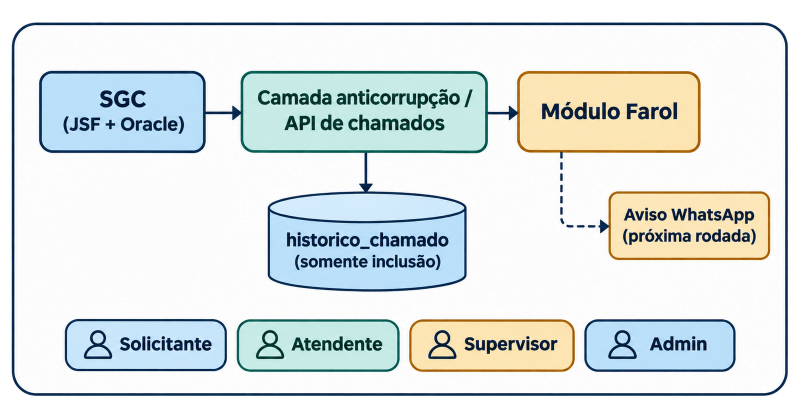
#> input picture game/images/artifacts/co_farol_arquitetura.png, 1600 x 819 px (shown at 1/2 size)
$ python -i posproc.py   (imports and definitions only)
#> lines starting #> are read from the running program, lines starting #| are printed output that depends on the picture
#> further down, picture is the input picture: PIL image 1600x819 RGBA; mean R, G, B, A 192.9, 199.7, 199.4, 224.2
"""Ajusta as imagens geradas ao padrão do jogo e grava em game/ (ou numa pasta de revisão).

Uso: python posproc.py saidas.json pasta_staging raiz_destino [--substituir]
saidas.json: lista [{"id", "kind": "sprite|bg|artifact|mapa|lugar|icone", "dest": "images/...png",
             "portrait": opcional, "largura" (lugar), "tamanho" (icone)}]
             ou {"saidas": [...]} (formato de estilo-c-saidas.json).
Sem --substituir, nunca sobrescreve um arquivo existente. Use --substituir só depois da aprovação visual.

Padrões (iguais aos da arte existente):
- sprite: RGBA 1024x1536, figura com ~1490 px de altura, pés a 22 px da base, centralizada;
- retrato: recorte de cabeça e ombros da pose âncora, 520x430;
- fundo: RGB 1536x1024, cobrindo (corte central);
- artefato: RGBA, no máximo 1600 px de largura.
Mapa da cidade (docs/design/mapa-cidade.md):
- mapa: base RGB 2560x1440, cobrindo (corte central);
- lugar: recorte RGBA justo no conteúdo, com a largura pedida em "largura" (px da base 2560x1440), sem normalizar
  a altura (uma torre fica mais alta que uma praça);
- icone: RGBA quadrado de "tamanho" px (padrão 192), conteúdo centralizado com margem de 8%.
"""
import json, os, sys
from PIL import Image

args = [a for a in sys.argv[1:] if not a.startswith("--")]
SUBSTITUIR = "--substituir" in sys.argv
# [1 line not run here, left out]
# [1 line that did not run here, left out]
# [1 line that did not run here, left out]
SPRITE, FIG_ALTURA, MARGEM_BASE, BG, MAPA = (1024, 1536), 1490, 22, (1536, 1024), (2560, 1440)


def bbox_alpha(im, limiar=24):
    return im.getchannel("A").point(lambda a: 255 if a > limiar else 0).getbbox()


# [16 lines left out: functions recorte, sprite, not called in this run]


def retrato(img):
    x0, y0, x1, y1 = bbox_alpha(img)
#> x0 = 23; y0 = 44; x1 = 1577; y1 = 792
    alt = (y1 - y0) * 0.27
#> alt = 202
    # Centraliza pelo rosto (faixa do queixo), não pelo cabelo.
    faixa = img.crop((0, int(y0 + alt * 0.55), img.width, int(y0 + alt * 0.7)))
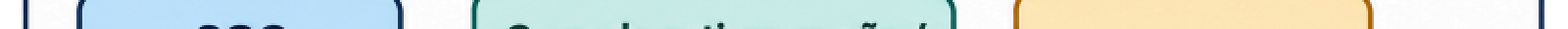
#> faixa: PIL image 1600x30 RGBA (shown at 1/2 size); mean R, G, B, A 208.3, 222.1, 215, 246.4; transparent parts drawn white
    fb = bbox_alpha(faixa, 200) or (x0, 0, x1, 1)
#> fb = (24, 0, 1575, 30)
    cx = (fb[0] + fb[2]) / 2
#> cx = 799.5
    larg = alt * 1.22
#> larg = 246.4
    return img.crop((int(cx - larg / 2), max(0, y0 - 12), int(cx + larg / 2), int(y0 + alt))).resize((520, 430), Image.LANCZOS)
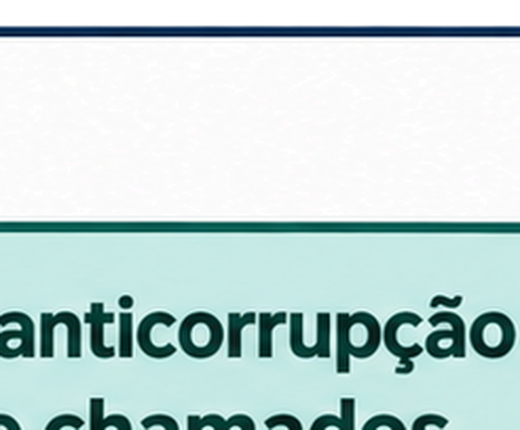
#> returned value: PIL image 520x430 RGBA; mean R, G, B, A 183.4, 203.6, 202.2, 238.4; transparent parts drawn white


# [6 lines left out: function fundo, not called in this run]


def lugar(src, largura):
    fig = recorte(src)
    return fig.resize((largura, round(fig.height * largura / fig.width)), Image.LANCZOS)


# [23 lines left out: functions icone, artefato, salvar, not called in this run]


erros = 0
# [24 lines not run here, left out]

>>> from PIL import Image
>>> picture = Image.open('../../game/images/artifacts/co_farol_arquitetura.png')
>>> result = retrato(picture)

$ run again, on game/images/artifacts/co_farol_consulta.png
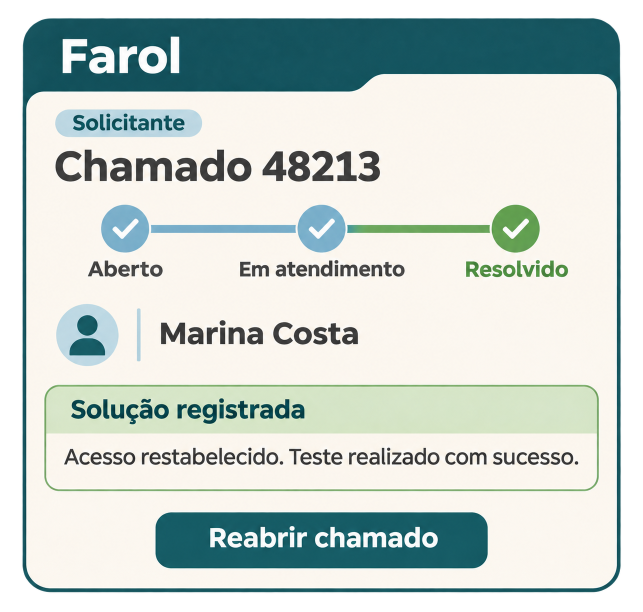
#> input picture game/images/artifacts/co_farol_consulta.png, 1286 x 1223 px (shown at 1/2 size)
#> picture is the input picture: PIL image 1286x1223 RGBA; mean R, G, B, A 169.9, 180.7, 175.8, 220.7
#> x0 = 44; y0 = 36; x1 = 1242; y1 = 1185
#> alt = 310.2
#> in retrato, `faixa = img.crop((0, int(y0 + alt * 0.55), img.width, int(y0 + alt * 0..`:
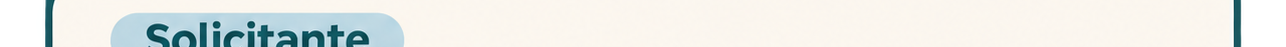
#> faixa: PIL image 1286x47 RGBA; mean R, G, B, A 214.6, 218.2, 214.5, 236.1; transparent parts drawn white
#> fb = (46, 0, 1241, 47)
#> cx = 643.5
#> larg = 378.5
#> in retrato, `return img.crop((int(cx - larg / 2), max(0, y0 - 12), int(cx + larg / ..`:
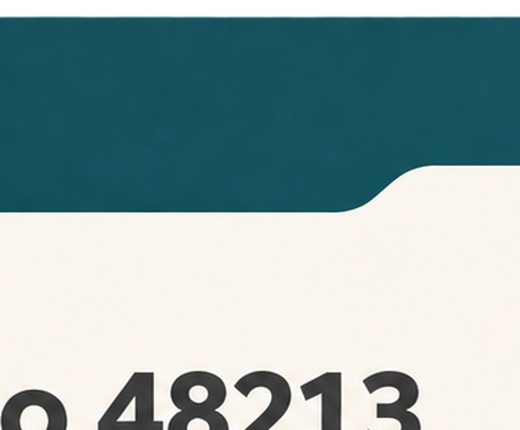
#> returned value: PIL image 520x430 RGBA; mean R, G, B, A 132.3, 156.7, 157.9, 243.3; transparent parts drawn white

$ run again, on game/images/artifacts/co_sgc_legado.png
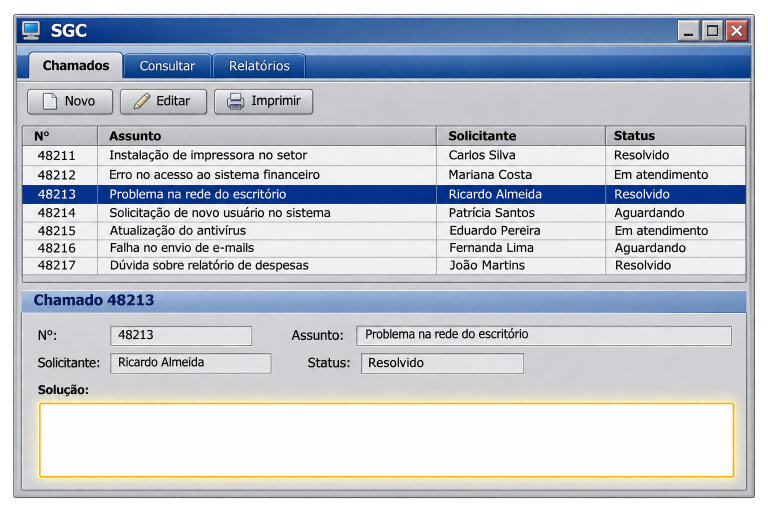
#> input picture game/images/artifacts/co_sgc_legado.png, 1536 x 1024 px (shown at 1/2 size)
#> picture is the input picture: PIL image 1536x1024 RGBA; mean R, G, B, A 181.6, 188.7, 200.1, 231.1
#> x0 = 26; y0 = 27; x1 = 1510; y1 = 997
#> alt = 261.9
#> in retrato, `faixa = img.crop((0, int(y0 + alt * 0.55), img.width, int(y0 + alt * 0..`:
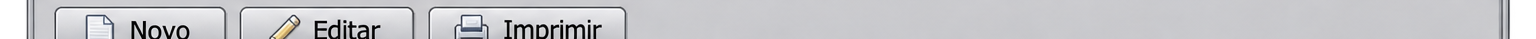
#> faixa: PIL image 1536x39 RGBA; mean R, G, B, A 194.8, 195.1, 198.6, 244.1; transparent parts drawn white
#> fb = (27, 0, 1509, 39)
#> cx = 768
#> larg = 319.5
#> in retrato, `return img.crop((int(cx - larg / 2), max(0, y0 - 12), int(cx + larg / ..`:
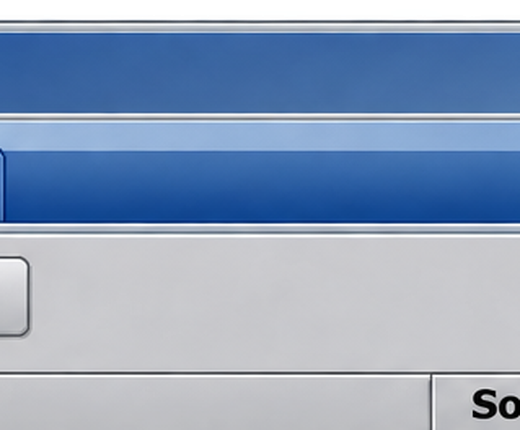
#> returned value: PIL image 520x430 RGBA; mean R, G, B, A 131.4, 151.7, 179.5, 240.7; transparent parts drawn white

$ run again, on game/images/artifacts/st_app_gastos.png
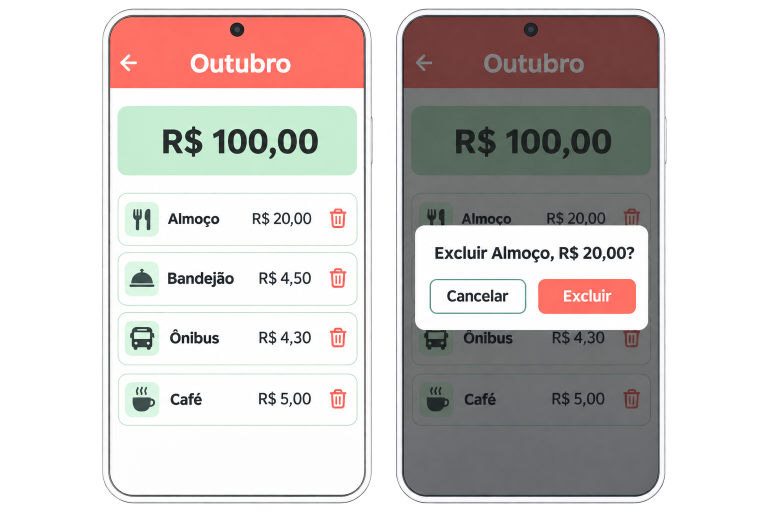
#> input picture game/images/artifacts/st_app_gastos.png, 1536 x 1024 px (shown at 1/2 size)
#> picture is the input picture: PIL image 1536x1024 RGBA; mean R, G, B, A 154.3, 147.3, 145.3, 170.7
#> x0 = 204; y0 = 17; x1 = 1333; y1 = 1007
#> alt = 267.3
#> in retrato, `faixa = img.crop((0, int(y0 + alt * 0.55), img.width, int(y0 + alt * 0..`:
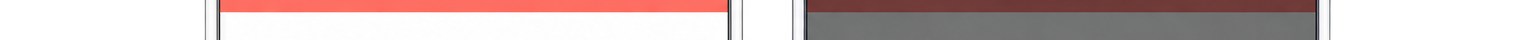
#> faixa: PIL image 1536x40 RGBA; mean R, G, B, A 154.8, 134.3, 133, 177.8; transparent parts drawn white
#> fb = (205, 0, 1330, 40)
#> cx = 767.5
#> larg = 326.1
#> in retrato, `return img.crop((int(cx - larg / 2), max(0, y0 - 12), int(cx + larg / ..`:
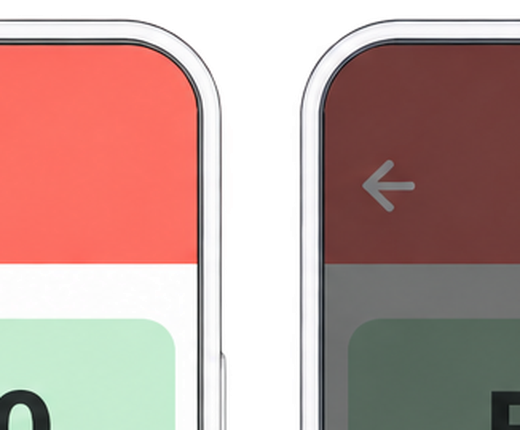
#> returned value: PIL image 520x430 RGBA; mean R, G, B, A 146.4, 114.7, 109.1, 201.2; transparent parts drawn white
